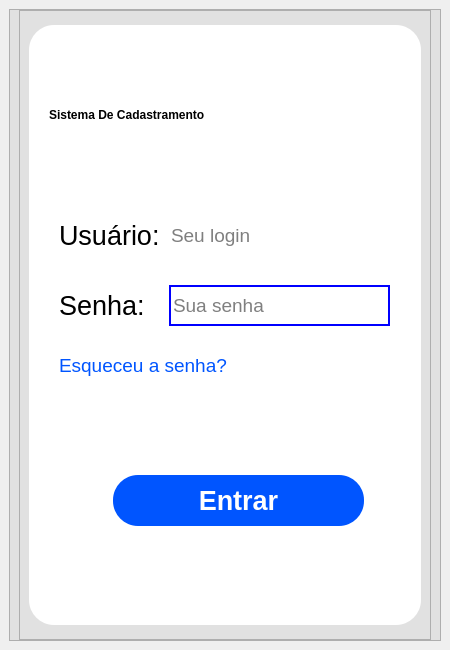
<?xml version="1.0" encoding="UTF-8"?>
<ui version="4.0">
 <class>MainWindow</class>
 <widget class="QMainWindow" name="MainWindow">
  <property name="geometry">
   <rect>
    <x>0</x>
    <y>0</y>
    <width>450</width>
    <height>650</height>
   </rect>
  </property>
  <property name="minimumSize">
   <size>
    <width>450</width>
    <height>650</height>
   </size>
  </property>
  <property name="windowTitle">
   <string>MainWindow</string>
  </property>
  <widget class="QWidget" name="centralwidget">
   <layout class="QHBoxLayout" name="horizontalLayout">
    <item>
     <widget class="QFrame" name="frame">
      <property name="styleSheet">
       <string notr="true">background-color: rgb(225, 225, 225);</string>
      </property>
      <property name="frameShape">
       <enum>QFrame::StyledPanel</enum>
      </property>
      <property name="frameShadow">
       <enum>QFrame::Raised</enum>
      </property>
      <layout class="QHBoxLayout" name="horizontalLayout_2">
       <property name="topMargin">
        <number>0</number>
       </property>
       <property name="bottomMargin">
        <number>0</number>
       </property>
       <item>
        <widget class="QFrame" name="frame_2">
         <property name="minimumSize">
          <size>
           <width>300</width>
           <height>300</height>
          </size>
         </property>
         <property name="maximumSize">
          <size>
           <width>750</width>
           <height>16777215</height>
          </size>
         </property>
         <property name="layoutDirection">
          <enum>Qt::LeftToRight</enum>
         </property>
         <property name="styleSheet">
          <string notr="true">background-color: rgb(225, 225, 225);</string>
         </property>
         <property name="frameShape">
          <enum>QFrame::StyledPanel</enum>
         </property>
         <property name="frameShadow">
          <enum>QFrame::Raised</enum>
         </property>
         <layout class="QHBoxLayout" name="horizontalLayout_3">
          <item>
           <widget class="QFrame" name="frame_3">
            <property name="maximumSize">
             <size>
              <width>400</width>
              <height>600</height>
             </size>
            </property>
            <property name="styleSheet">
             <string notr="true">background-color: rgb(255, 255, 255);
border-radius:25px;</string>
            </property>
            <property name="frameShape">
             <enum>QFrame::StyledPanel</enum>
            </property>
            <property name="frameShadow">
             <enum>QFrame::Raised</enum>
            </property>
            <widget class="QLabel" name="label">
             <property name="geometry">
              <rect>
               <x>20</x>
               <y>50</y>
               <width>371</width>
               <height>81</height>
              </rect>
             </property>
             <property name="styleSheet">
              <string notr="true">font-family: Arial;
font: 75 20pt &quot;Arial&quot;;</string>
             </property>
             <property name="text">
              <string>&lt;html&gt;&lt;head/&gt;&lt;body&gt;&lt;p&gt;&lt;span style=&quot; font-weight:600;&quot;&gt;Sistema De Cadastramento&lt;/span&gt;&lt;/p&gt;&lt;/body&gt;&lt;/html&gt;</string>
             </property>
            </widget>
            <widget class="QLabel" name="label_2">
             <property name="geometry">
              <rect>
               <x>30</x>
               <y>190</y>
               <width>111</width>
               <height>41</height>
              </rect>
             </property>
             <property name="styleSheet">
              <string notr="true">font-family: Arial;</string>
             </property>
             <property name="text">
              <string>&lt;html&gt;&lt;head/&gt;&lt;body&gt;&lt;p&gt;&lt;span style=&quot; font-size:20pt;&quot;&gt;Usuário:&lt;/span&gt;&lt;/p&gt;&lt;/body&gt;&lt;/html&gt;</string>
             </property>
            </widget>
            <widget class="QLineEdit" name="login">
             <property name="geometry">
              <rect>
               <x>140</x>
               <y>190</y>
               <width>221</width>
               <height>41</height>
              </rect>
             </property>
             <property name="font">
              <font>
               <family>Arial</family>
               <pointsize>14</pointsize>
              </font>
             </property>
             <property name="styleSheet">
              <string notr="true">border-color:black;
font-family: Arial;

</string>
             </property>
             <property name="text">
              <string/>
             </property>
             <property name="placeholderText">
              <string>Seu login</string>
             </property>
            </widget>
            <widget class="QLabel" name="label_3">
             <property name="geometry">
              <rect>
               <x>30</x>
               <y>260</y>
               <width>121</width>
               <height>41</height>
              </rect>
             </property>
             <property name="styleSheet">
              <string notr="true">font-family: Arial;</string>
             </property>
             <property name="text">
              <string>&lt;html&gt;&lt;head/&gt;&lt;body&gt;&lt;p&gt;&lt;span style=&quot; font-size:20pt;&quot;&gt;Senha:&lt;/span&gt;&lt;/p&gt;&lt;/body&gt;&lt;/html&gt;</string>
             </property>
            </widget>
            <widget class="QLineEdit" name="senha">
             <property name="geometry">
              <rect>
               <x>140</x>
               <y>260</y>
               <width>221</width>
               <height>41</height>
              </rect>
             </property>
             <property name="font">
              <font>
               <family>Arial</family>
               <pointsize>14</pointsize>
              </font>
             </property>
             <property name="styleSheet">
              <string notr="true">QLineEdit{
	font-family: Arial;
	border-radius: 25px;
	border: 2px solid blue;
	border-radius:25px;
	background-color: rgb(255, 255, 255);
}

QLineEdit:focus{
	background: red;

}



</string>
             </property>
             <property name="maxLength">
              <number>16</number>
             </property>
             <property name="echoMode">
              <enum>QLineEdit::Password</enum>
             </property>
             <property name="placeholderText">
              <string>Sua senha</string>
             </property>
            </widget>
            <widget class="QLabel" name="label_4">
             <property name="geometry">
              <rect>
               <x>30</x>
               <y>320</y>
               <width>171</width>
               <height>41</height>
              </rect>
             </property>
             <property name="font">
              <font>
               <family>Arial</family>
               <pointsize>14</pointsize>
              </font>
             </property>
             <property name="styleSheet">
              <string notr="true">color: rgb(0, 85, 255);</string>
             </property>
             <property name="text">
              <string>Esqueceu a senha?</string>
             </property>
            </widget>
            <widget class="QPushButton" name="entrar">
             <property name="geometry">
              <rect>
               <x>84</x>
               <y>450</y>
               <width>251</width>
               <height>51</height>
              </rect>
             </property>
             <property name="font">
              <font>
               <family>Arial</family>
               <pointsize>20</pointsize>
               <weight>75</weight>
               <bold>true</bold>
              </font>
             </property>
             <property name="styleSheet">
              <string notr="true">background-color: rgb(0, 85, 255);
color: rgb(255, 255, 255);</string>
             </property>
             <property name="text">
              <string>Entrar</string>
             </property>
            </widget>
           </widget>
          </item>
         </layout>
        </widget>
       </item>
      </layout>
     </widget>
    </item>
   </layout>
  </widget>
 </widget>
 <resources/>
 <connections/>
</ui>
